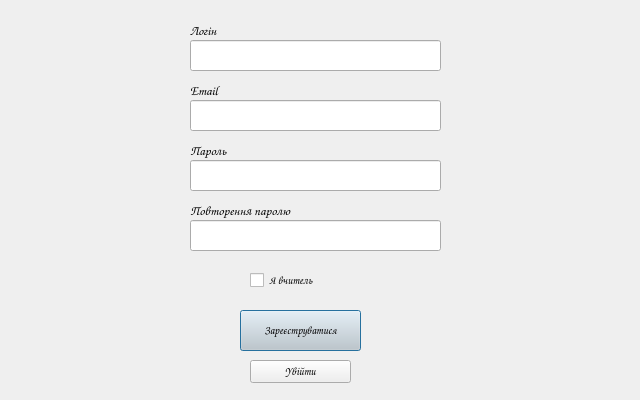
<?xml version="1.0" encoding="UTF-8"?>
<ui version="4.0">
 <class>PyProgram</class>
 <widget class="QDialog" name="PyProgram">
  <property name="geometry">
   <rect>
    <x>0</x>
    <y>0</y>
    <width>640</width>
    <height>400</height>
   </rect>
  </property>
  <property name="font">
   <font>
    <family>Comic Sans MS</family>
    <pointsize>8</pointsize>
    <weight>50</weight>
    <italic>false</italic>
    <bold>false</bold>
   </font>
  </property>
  <property name="windowTitle">
   <string>PyProgram</string>
  </property>
  <property name="styleSheet">
   <string notr="true">font: 8pt &quot;Comic Sans MS&quot;;</string>
  </property>
  <widget class="QLabel" name="login_label">
   <property name="geometry">
    <rect>
     <x>190</x>
     <y>20</y>
     <width>41</width>
     <height>21</height>
    </rect>
   </property>
   <property name="font">
    <font>
     <family>Comic Sans MS</family>
     <pointsize>10</pointsize>
     <weight>50</weight>
     <italic>false</italic>
     <bold>false</bold>
    </font>
   </property>
   <property name="styleSheet">
    <string notr="true">font-size:10pt;</string>
   </property>
   <property name="text">
    <string>Логін</string>
   </property>
  </widget>
  <widget class="QLineEdit" name="login">
   <property name="geometry">
    <rect>
     <x>190</x>
     <y>40</y>
     <width>251</width>
     <height>31</height>
    </rect>
   </property>
  </widget>
  <widget class="QLineEdit" name="password">
   <property name="geometry">
    <rect>
     <x>190</x>
     <y>160</y>
     <width>251</width>
     <height>31</height>
    </rect>
   </property>
  </widget>
  <widget class="QLabel" name="password_label">
   <property name="geometry">
    <rect>
     <x>190</x>
     <y>140</y>
     <width>61</width>
     <height>21</height>
    </rect>
   </property>
   <property name="font">
    <font>
     <family>Comic Sans MS</family>
     <pointsize>10</pointsize>
     <weight>50</weight>
     <italic>false</italic>
     <bold>false</bold>
    </font>
   </property>
   <property name="styleSheet">
    <string notr="true">font-size:10pt;</string>
   </property>
   <property name="text">
    <string>Пароль</string>
   </property>
  </widget>
  <widget class="QPushButton" name="reg_button">
   <property name="geometry">
    <rect>
     <x>240</x>
     <y>310</y>
     <width>121</width>
     <height>41</height>
    </rect>
   </property>
   <property name="styleSheet">
    <string notr="true">background-color: rgb(206, 206, 206);</string>
   </property>
   <property name="text">
    <string>Зареєструватися</string>
   </property>
  </widget>
  <widget class="QPushButton" name="login_button_link">
   <property name="geometry">
    <rect>
     <x>250</x>
     <y>360</y>
     <width>101</width>
     <height>23</height>
    </rect>
   </property>
   <property name="styleSheet">
    <string notr="true"/>
   </property>
   <property name="text">
    <string>Увійти</string>
   </property>
  </widget>
  <widget class="QLabel" name="passwordr_label">
   <property name="geometry">
    <rect>
     <x>190</x>
     <y>200</y>
     <width>141</width>
     <height>21</height>
    </rect>
   </property>
   <property name="font">
    <font>
     <family>Comic Sans MS</family>
     <pointsize>10</pointsize>
     <weight>50</weight>
     <italic>false</italic>
     <bold>false</bold>
    </font>
   </property>
   <property name="styleSheet">
    <string notr="true">font-size:10pt;</string>
   </property>
   <property name="text">
    <string>Повторення паролю</string>
   </property>
  </widget>
  <widget class="QLineEdit" name="passwordr">
   <property name="geometry">
    <rect>
     <x>190</x>
     <y>220</y>
     <width>251</width>
     <height>31</height>
    </rect>
   </property>
  </widget>
  <widget class="QLineEdit" name="email">
   <property name="geometry">
    <rect>
     <x>190</x>
     <y>100</y>
     <width>251</width>
     <height>31</height>
    </rect>
   </property>
  </widget>
  <widget class="QLabel" name="email_label">
   <property name="geometry">
    <rect>
     <x>190</x>
     <y>80</y>
     <width>41</width>
     <height>21</height>
    </rect>
   </property>
   <property name="font">
    <font>
     <family>Comic Sans MS</family>
     <pointsize>10</pointsize>
     <weight>50</weight>
     <italic>false</italic>
     <bold>false</bold>
    </font>
   </property>
   <property name="styleSheet">
    <string notr="true">font-size:10pt;</string>
   </property>
   <property name="text">
    <string>Email</string>
   </property>
  </widget>
  <widget class="QCheckBox" name="isteacher_checkbox">
   <property name="geometry">
    <rect>
     <x>250</x>
     <y>270</y>
     <width>91</width>
     <height>20</height>
    </rect>
   </property>
   <property name="text">
    <string>Я вчитель</string>
   </property>
  </widget>
 </widget>
 <resources/>
 <connections/>
</ui>
